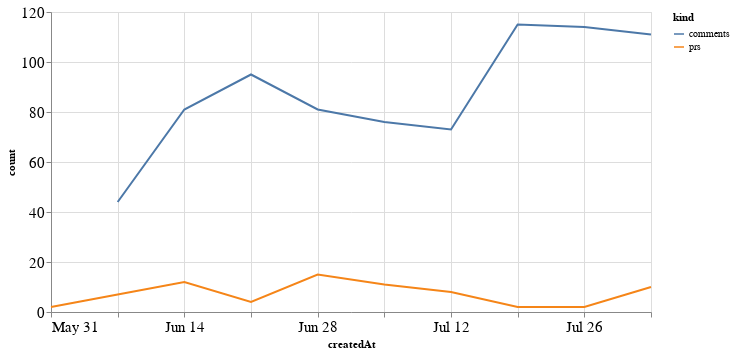

Notebook code for this chart:
### Code cell
alt.Chart(total_time, width=600).mark_line().encode(
    x='createdAt',
    y='count',
    color='kind'
)

### Figure 1 — Vega-Lite specification as saved in the notebook (floating-point values rounded to 4 significant figures)
{"config": {"axisLeft": {"labelFontSize": 15}, "axisBottom": {"labelFontSize": 15}}, "data": {"name": "data-e4094c68bcfd42733002de208a212ab9"}, "mark": "line", "encoding": {"color": {"type": "nominal", "field": "kind"}, "x": {"type": "temporal", "field": "createdAt"}, "y": {"type": "quantitative", "field": "count"}}, "width": 600, "$schema": "https://vega.github.io/schema/vega-lite/v4.8.1.json", "datasets": {"data-e4094c68bcfd42733002de208a212ab9": [{"createdAt": "2020-05-31T00:00:00", "kind": "prs", "count": 2.0}, {"createdAt": "2020-06-07T00:00:00", "kind": "prs", "count": 7.0}, {"createdAt": "2020-06-14T00:00:00", "kind": "prs", "count": 12.0}, {"createdAt": "2020-06-21T00:00:00", "kind": "prs", "count": 4.0}, {"createdAt": "2020-06-28T00:00:00", "kind": "prs", "count": 15.0}, {"createdAt": "2020-07-05T00:00:00", "kind": "prs", "count": 11.0}, {"createdAt": "2020-07-12T00:00:00", "kind": "prs", "count": 8.0}, {"createdAt": "2020-07-19T00:00:00", "kind": "prs", "count": 2.0}, {"createdAt": "2020-07-26T00:00:00", "kind": "prs", "count": 2.0}, {"createdAt": "2020-08-02T00:00:00", "kind": "prs", "count": 10.0}, {"createdAt": "2020-05-31T00:00:00", "kind": "comments", "count": null}, {"createdAt": "2020-06-07T00:00:00", "kind": "comments", "count": 44.0}, {"createdAt": "2020-06-14T00:00:00", "kind": "comments", "count": 81.0}, {"createdAt": "2020-06-21T00:00:00", "kind": "comments", "count": 95.0}, {"createdAt": "2020-06-28T00:00:00", "kind": "comments", "count": 81.0}, {"createdAt": "2020-07-05T00:00:00", "kind": "comments", "count": 76.0}, {"createdAt": "2020-07-12T00:00:00", "kind": "comments", "count": 73.0}, {"createdAt": "2020-07-19T00:00:00", "kind": "comments", "count": 115.0}, {"createdAt": "2020-07-26T00:00:00", "kind": "comments", "count": 114.0}, {"createdAt": "2020-08-02T00:00:00", "kind": "comments", "count": 111.0}]}}
